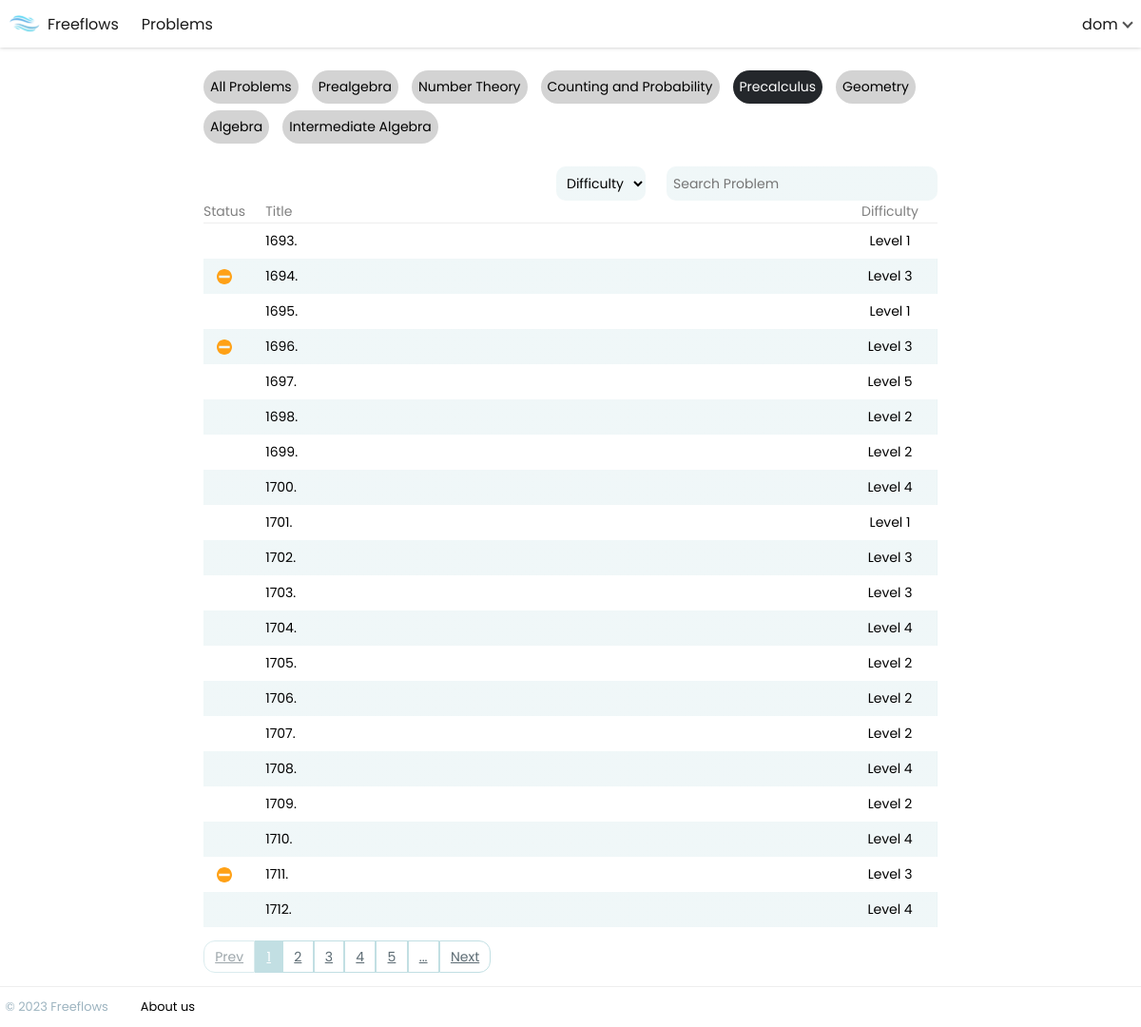
Page /problems/precalculus (signed in) on the committed database.
### mathtrainer/models.py (models this page shows, shortened)
class Problem(models.Model):
    class LevelChoices(models.TextChoices):
        Level_1 = 'Level 1'
        Level_2 = 'Level 2'
        Level_3 = 'Level 3'
        Level_4 = 'Level 4'
        Level_5 = 'Level 5'
    title = models.TextField(primary_key=True)
    id = models.IntegerField()
    problem = models.TextField()
    level = models.TextField(choices=LevelChoices.choices)
    type = models.TextField()
    solution = models.TextField()
    answer = models.TextField()

### mathtrainer/views.py (the view)
# urls.py: path('problems/<str:problem_type>', views.problem_set, name='problem_set'),
def problem_set(request, problem_type):
    user = request.user
    problems = Problem.objects.all().order_by('id') if problem_type == 'all' else Problem.objects.filter(
        type=problem_type).order_by('id')
    problem_filter = ProblemFilter(request.GET, queryset=problems)
    problems = problem_filter.qs
    request.session["problem_titles"] = [str(title[0]) for title in problems.values_list('title')]
    problem_set_paginator = Paginator(problems, 20)
    page = request.GET.get('page')
    if user.is_authenticated:
        user_profile = UserProfile.objects.get(user=user)
        user_history = user_profile.history
    else:
        user_history = {}
    problems = problem_set_paginator.get_page(page)
    return render(request,
                  'problem_set.html',
                  {'problems': problems, 'problem_type': problem_type, 'filter': problem_filter,
                   'user_history': user_history})

### mathtrainer/templatetags/custom_filters.py (called while the page is built)
@register.filter
def titleize(string):
    string = string.replace('-', ' ')
    string = titlecase(string)
    return string

@register.simple_tag
def page_limits(curr_page, page_limit, num_pages):
    lower_limit = curr_page // page_limit * page_limit + 1
    higher_limit = (curr_page // page_limit + 1) * page_limit + 1
    if curr_page % page_limit == 0:
        lower_limit = curr_page - page_limit + 1
        higher_limit = curr_page + 1
    higher_limit = num_pages + 1 if higher_limit > num_pages else higher_limit
    if higher_limit == lower_limit:
        higher_limit += 1
    return range(lower_limit, higher_limit)

@register.filter
def get_status(item, user_history):
    if str(item.title) in user_history.keys():
        return user_history[str(item.title)]
    else:
        return ''

@register.simple_tag(takes_context=True)
def query_transform(context, **kwargs):
    query = context['request'].GET.copy()
    for k, v in kwargs.items():
        query[k] = v
    return query.urlencode()

### mathtrainer/templates/problem_set.html (shortened to what this page needs)
{% extends 'base.html' %}
{% load static %}
{% load custom_filters %}
{% block content %}
    <div class="problem-table-container">
        <div class="filter-btn-container">
            <a class="{% if problem_type == 'all' %}active{% endif %}" href="/problems/all">All Problems</a>
            <a class="{% if problem_type == 'prealgebra' %}active{% endif %}" href="/problems/prealgebra">Prealgebra</a>
            <a class="{% if problem_type == 'number-theory' %}active{% endif %}" href="/problems/number-theory">Number
                Theory</a>
            <a class="{% if problem_type == 'counting-and-probability' %}active{% endif %}"
               href="/problems/counting-and-probability">Counting and Probability</a>
            <a class="{% if problem_type == 'precalculus' %}active{% endif %}"
               href="/problems/precalculus">Precalculus</a>
            <a class="{% if problem_type == 'geometry' %}active{% endif %}" href="/problems/geometry">Geometry</a>
            <a class="{% if problem_type == 'algebra' %}active{% endif %}" href="/problems/algebra">Algebra</a>
            <a class="{% if problem_type == 'intermediate-algebra' %}active{% endif %}"
               href="/problems/intermediate-algebra">Intermediate Algebra</a>
        </div>
        <form id="filter" method="get" action="" autocomplete="off">
            {{ filter.form }}
        </form>
        <table class="problem-table">
            <thead>
            <tr>
                <td class="status-cell">Status</td>
                <td class="title-cell">Title</td>
                <td class="difficulty-cell">Difficulty</td>
            </tr>
            </thead>
            {% for item in problems %}
                <tr>
                    <td class="status-cell">
                        {% if item|get_status:user_history == 's' %}
                            <img src="{% static 'img/check.svg' %}" alt="check" title="solved">
                        {% elif item|get_status:user_history == 'a' %}
                            <img src="{% static 'img/minus.svg' %}" alt="minus" title="attempted">
                        {% endif %}
                    </td>
                    <td class="title-cell">
                        <a href="/problem/{{ item.title }}">{{ item.id }}. {{ item.title | titleize }}</a></td>
                    <td class="difficulty-cell"> {{ item.level }}</td>
                </tr>
            {% endfor %}
        </table>
        <ul class="page-nav-container">
            <li class="{% if not problems.has_previous %}disabled{% endif %}"><a
                    href="?page={% if problems.has_previous %}{{ problems.previous_page_number }}{% endif %}">Prev</a>
            </li>
            {% page_limits problems.number 5 problems.paginator.num_pages as page_limits %}
            {% for page in page_limits %}
                <li class="{% if page == problems.number %}active{% endif %}">
                    <a href="?{% query_transform page=page %}">{{ page }}</a>
                </li>
            {% endfor %}
            {% if page_limits.0|add:5 <= problems.paginator.num_pages %}
                <li>
                    <a href="?{% query_transform page=page_limits.0|add:5 %}">...</a>
                </li>
            {% endif %}
            <li class="{% if not problems.has_next %}disabled{% endif %}"><a
                    href="?page={% if problems.has_next %}{{ problems.next_page_number }}{% endif %}">Next</a></li>
        </ul>
    </div>
{% endblock %}

### mathtrainer/templates/base.html (shortened to what this page needs)
<!DOCTYPE html>
{% load static %}
<html lang="en">
<head>
    <link
            rel="preload"
            as="style"
            href="{% static 'css/style.css' %}"
            onload="this.rel = 'stylesheet'"
    />
    <link rel="stylesheet" href="{% static 'css/mathquill.css' %}"/>
</head>
<body>
<header>
    <div class='nav-container'>
        <li class="nav-item">
            <a class='nav-link' href={% url 'home' %}>
                <img id="logo" src="{% static 'img/logo.svg' %}">
                Freeflows
        </li>
        <li class="nav-item">
            <a class='nav-link' href='/problems/all'>Problems</a>
        </li>
        {% if user.is_authenticated %}
            <li class="dropdown">
                <span class="nav-link" id="profile-dropdown-btn">
                    {{ request.user.username }}
                    <i class="arrow" id="profile-dropdown-arrow"></i>
                </span>
            </li>
        {% else %}
            <a class='nav-link' href={% url 'login' %}>Sign in</a>
        {% endif %}
    </div>
</header>
<main>
    {% block content %} {% endblock %}
</main>
<footer>
    <div class='footer-container'>
        <p>© 2023 Freeflows</p>
        <a class='nav-link' href={% url 'about' %}>About us</a>
    </div>
</footer>
</body>
</html>

### mathtrainer/static/css/style.css (style rules this page uses)
* { box-sizing: border-box; }
body { display: block; font-family: Poppins, sans-serif; overflow-x: hidden; margin: 0; }
main { display: flex; margin-left: auto; margin-right: auto; min-height: 86svh; flex-wrap: wrap; justify-content: center; }
a, a:visited, a:hover, a:active { color: inherit; }
header { display: flex; justify-content: center; height: 50px; width: 100svw; box-shadow: 0 0 4px rgba(0, 0, 0, 0.25); }
.nav-container { display: flex; align-self: center; align-items: center; padding: 0 10px; max-width: 1200px; width: 100%; height: 100%; gap: 1.5rem; }
.nav-item { display: flex; opacity: 0.9; height: 90%; align-items: center; align-self: center; text-decoration: none; }
.nav-link { display: flex; align-self: center; align-items: center; text-decoration: none; }
#logo { display: flex; padding-right: 0.5em; width: 2.5em; height: auto; }
.nav-item:nth-child(2) { margin-right: auto; }
#profile-dropdown-btn { height: 100%; cursor: pointer; gap: 0.2em; opacity: 0.9; }
#profile-dropdown-arrow { height: 0.5em; width: 0.5em; opacity: 0.75; border-width: 2px 0 0 2px; border-color: #000; border-style: solid; transform: rotate(225deg); margin: 0 0 0.1em 0.2em; }
.dropdown { user-select: none; position: relative; display: inline-block; height: 100%; }
footer { display: flex; justify-content: center; width: 100svw; }
footer > .footer-container { margin: auto; gap: 2em; width: 100%; max-width: 1200px; height: 3em; border-top: 1px solid #eeeeee; }
.footer-container > p { color: #9db4c0; }
footer * { display: flex; margin: auto 0; width: fit-content; align-self: center; padding: 0.2em; text-decoration: none; font-size: 0.9em; }
.problem-table-container { margin: 0 auto; font-size: 14px; width: 100%; max-width: 800px; overflow-x: hidden; }
.filter-btn-container { display: flex; margin: 3vh auto; width: 100%; flex-direction: row; flex-wrap: wrap; gap: 0.5em 1em; padding: 0 1em; overflow: revert; }
.filter-btn-container > a { white-space: nowrap; text-decoration: none; width: fit-content; padding: 0.5em; border-radius: 2em; background-color: lightgray; }
.filter-btn-container > a.active { background-color: #24272b; color: white; }
.problem-table-container > form * { display: flex; font: inherit; margin-left: 1px; padding: 0.5em; border-radius: 10px; border: 0; background: #c2dfe3 linear-gradient(rgba(255, 255, 255, 0.75), rgba(255, 255, 255, 0.75)); }
.problem-table-container > .problem-table { border-collapse: collapse; margin: 0 1em; }
.problem-table > thead { color: grey; border-bottom: 1px solid #eeeeee; }
.problem-table > tbody > tr { line-height: 2.5em; }
tr:nth-child(even) { background: #c2dfe3 linear-gradient(rgba(255, 255, 255, 0.75), rgba(255, 255, 255, 0.75)); }
tr > .status-cell, tr > .difficulty-cell { width: 1%; height: auto; white-space: nowrap; padding: 1px 20px 1px 0; text-align: center; }
.status-cell > img { width: 35%; height: auto; vertical-align: middle; }
.title-cell a { text-decoration: none; }
.page-nav-container { display: flex; list-style: none; padding: 0 1em; }
.page-nav-container > li { display: inline-flex; width: fit-content; white-space: nowrap; color: #5C6B73; cursor: pointer; border: 1px solid #C2DFE3; }
.page-nav-container > li > a { padding: 0.4em 0.8em; }
.page-nav-container > li.active { color: white; background-color: #C2DFE3; }
.page-nav-container > li.disabled { pointer-events: none; opacity: 0.6; }
.page-nav-container > li:first-child { border-radius: 12px 0 0 12px; }
.page-nav-container > li:last-child { border-radius: 0 12px 12px 0; }

### rows in the picture
Problem: id "1693", level "Level 1"
Problem: id "1694", level "Level 3"
Problem: id "1695", level "Level 1"
Problem: id "1696", level "Level 3"
Problem: id "1697", level "Level 5"
Problem: id "1698", level "Level 2"
Problem: id "1699", level "Level 2"
Problem: id "1700", level "Level 4"
Problem: id "1701", level "Level 1"
Problem: id "1702", level "Level 3"
Problem: id "1703", level "Level 3"
Problem: id "1704", level "Level 4"
Problem: id "1705", level "Level 2"
Problem: id "1706", level "Level 2"
Problem: id "1707", level "Level 2"
Problem: id "1708", level "Level 4"
Problem: id "1709", level "Level 2"
Problem: id "1710", level "Level 4"
Problem: id "1711", level "Level 3"
Problem: id "1712", level "Level 4"

### other values in the picture
{{ request.user.username }} "dom"
{{ page }} "1" "2" "3" "4" "5"
